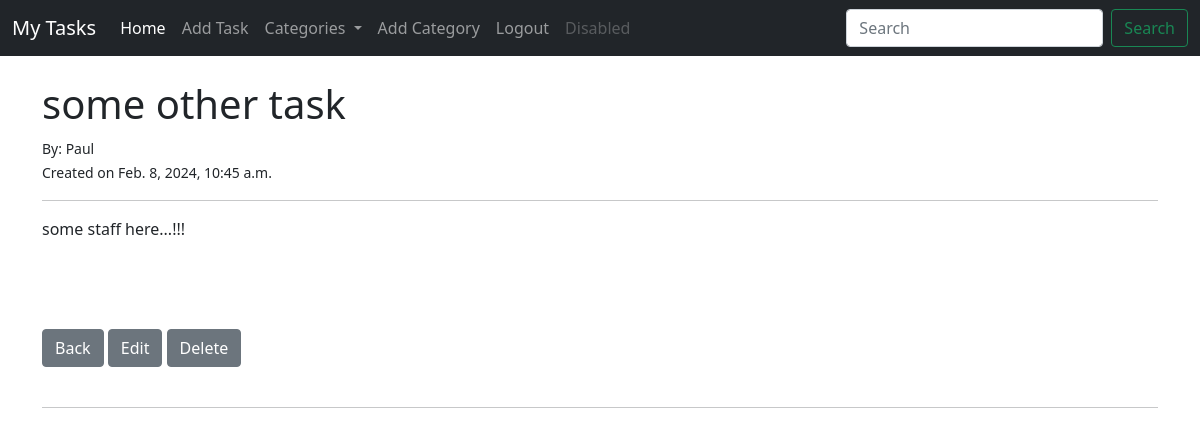
Screenshot of /task/27 (signed in) with the database file from the repository.
### task/models.py (models this page shows, shortened)
class Task(models.Model):
    title = models.CharField(max_length=200)
    title_tag = models.CharField(max_length=200)
    author = models.ForeignKey(User, on_delete=models.CASCADE)
    short_description = models.TextField()
    date_created = models.DateTimeField(auto_now_add=True)
    priority = models.IntegerField(default=0)
    category = models.CharField(max_length=200, default='uncategorized')
    completed = models.BooleanField(default=False)
    likes = models.ManyToManyField(User, related_name='task_likes')
    def total_likes(self):
        return self.likes.count()

### task/views.py (the view)
# urls.py: path('task/<int:pk>', TaskDetailView.as_view(), name='task-detail'),
class TaskDetailView(CategoryMixin, DetailView):
    model = Task
    template_name = 'task/task_detail.html'
    def get_context_data(self, *args, **kwargs):
        context = super().get_context_data(*args, **kwargs)
        db_likes = get_object_or_404(Task, id=self.kwargs['pk'])
        total_likes = db_likes.total_likes()
        liked = False
        if db_likes.likes.filter(id=self.request.user.id).exists():
            liked = True
        context['total_likes'] = total_likes
        context['liked'] = liked
        return context

### task/models.py (called while the page is built)
    def __str__(self):
        return self.category_name

### task/views.py (called while the page is built)
    def get_context_data(self, *args, **kwargs):
        cat_list = Category.objects.all()
        context = super().get_context_data(*args, **kwargs)
        context['cat_list'] = cat_list
        return context

### task/templates/task/task_detail.html (shortened to what this page needs)
{% extends 'task/base.html' %}
{% block content %}
{% if user.is_authenticated %}
{% if user.id == task.author.id %}
<h1>{{ task.title }}</h1>
<small>
    By: {{ task.author.first_name }}
    <br>
    Created on {{ task.date_created }}
</small>
<br>
<hr>
<p>
    {{ task.short_description }}
</p>
<br><br><br>
<a href="{% url 'home' %}" class="btn btn-secondary">Back</a>
<a href="{% url 'edit_task' task.pk %}" class="btn btn-secondary">Edit</a>
<a class="btn btn-secondary" href="{% url 'delete_task' task.pk %}">Delete</a>
<br><br><hr><br>
{% else %}
<h2>You're trying to access a restricted territory... someone else's tasks!!!</h2>
{% endif %}
{% endif %}
{% endblock %}

### rows the page displays
Task: title "some other task", author.first_name "Paul", date_created "Feb. 8, 2024, 10:45 a.m.", short_description "some staff here...!!!"
